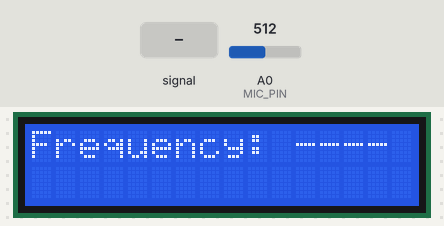
Recording of a sketch running on a simulated Arduino Uno, built with avr-gcc and run on an emulated ATmega328P. Shown: 16×2 character LCD. The inputs (shaded band) are chosen by the test bench; at power-on: A0 (MIC_PIN) = 512.

Above: at 1.2 s.
1.3 s: A0 (MIC_PIN) fed a 200 Hz sine of ±81 counts around its level
At 1.74 s:
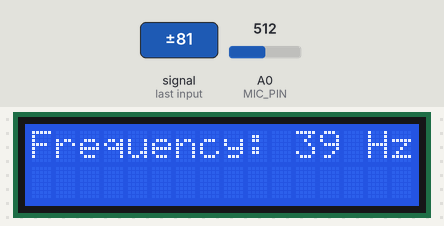
3.9 s: A0 (MIC_PIN) fed a 1000 Hz sine of ±255 counts around its level
At 4.41 s:
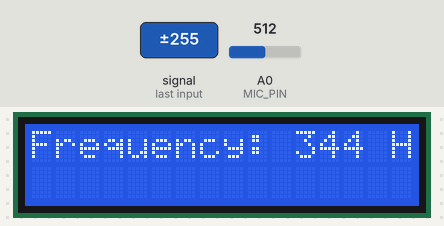
5.7 s: A0 (MIC_PIN) set to 716
At 6.6 s:
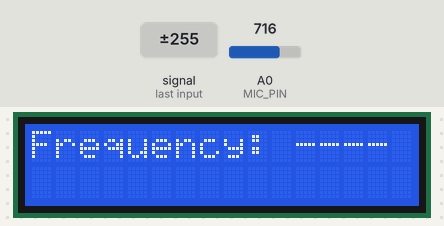
Timing chart, 0 to 8.7 s (numbered marks = the images above; inputs shaded):
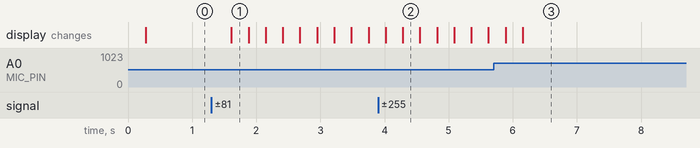

Measured:
- after the input at 1.3 s, the display: changes after 0.31 s (image 1)
- after the input at 5.7 s, the display: first differs from a run without the input after 0.45 s (image 3)

The sketch:

doppler.ino
```cpp
/*
--- start of header ---
doppler.ino
Takes analog input from microphone
Displays via LCD on Arduino

Last edit:
2025/05/08
by
Jordan Ashley @j-s-ashley

  The circuit:
 * LCD RS pin to digital pin 12
 * LCD Enable pin to digital pin 11
 * LCD D4 pin to digital pin 5
 * LCD D5 pin to digital pin 4
 * LCD D6 pin to digital pin 3
 * LCD D7 pin to digital pin 2
 * LCD R/W pin to ground
 * LCD VSS pin to ground
 * LCD VCC pin to 5V
 * 10K potentiometer
   * ends to +5V and ground
   * wiper to LCD VO pin (pin 3)
 * MAX4466 VCC pin to 3.3V
 * MAX4466 OUT pin to A0
 * MAX4466 GND pin to ground

--- end of header ---
*/


#define FFT_SPEED_OVER_PRECISION // use reciprocal multiplication for division + bonus speedups
#include <arduinoFFT.h>
#include <LiquidCrystal.h>

// Initialize the library by associating LCD interface pins
// with the arduino pin number it is connected to
const int rs = 12, en = 11, d4 = 5, d5 = 4, d6 = 3, d7 = 2;
LiquidCrystal lcd(rs, en, d4, d5, d6, d7);

// FFT setup
uint16_t FFTrefresh = 50;

#define MIC_PIN A0		// set arduino pin A0 as mic input
ArduinoFFT<double> FFT; 	// initialize FFT class object
const uint16_t samples = 128;	// set max samples held
double vReal[samples];
double vImag[samples];
const double samplingFrequency = 4000.0; // Hz

double lastPeak = 0.0;
const double alpha = 0.8; 	// smoothing factor
double peak = 0.0;

// Timing
unsigned long lastFFTTime = 0;

void setup() {
  lcd.begin(16, 2);
  lcd.print("Starting up...");
}

void loop() {								// hold FFT to refresh rate
  if (millis() - lastFFTTime > FFTrefresh) {
    runFFT();
    lastFFTTime = millis();
  }
}

void runFFT() {
  // Sample the microphone
  unsigned long startMicros = micros();					// timestamp in microseconds
  for (uint16_t i = 0; i < samples; i++) {				// limit samples taken
    // Sample every 1000000 / samplingFrequency seconds
    while (micros() - startMicros < (1000000.0 / samplingFrequency) * i);
    vReal[i] = analogRead(MIC_PIN);
    vImag[i] = 0.0;
  }

  // Remove DC offset
  double mean = 0;
  for (uint16_t i = 0; i < samples; i++) mean += vReal[i];
  mean /= samples;
  for (uint16_t i = 0; i < samples; i++) vReal[i] -= mean;

  // Perform FFT
  FFT.windowing(vReal, samples, FFT_WIN_TYP_HAMMING, FFT_FORWARD);	// weigh samples
  FFT.compute(vReal, vImag, samples, FFT_FORWARD);			// run calculations
  FFT.complexToMagnitude(vReal, vImag, samples);			// compute magnitude

  // Check signal strength
  double maxAmplitude = 0;
  for (uint16_t i = 1; i < samples / 2; i++) {
    if (vReal[i] > maxAmplitude) maxAmplitude = vReal[i];
  }

  if (maxAmplitude < 50) {
    displayFrequency(0); 						// Too quiet
    return;
  }

  // Calculate dominant frequency
  double rawPeak = FFT.majorPeak(vReal, samples, samplingFrequency);
  if (rawPeak < 60 || rawPeak > 2000) rawPeak = 0;

  // Smooth
  if (abs(rawPeak - lastPeak) < 20) {
    peak = lastPeak;
  } else {
    peak = alpha * lastPeak + (1.0 - alpha) * rawPeak;
  }
  lastPeak = peak;

  displayFrequency((int)peak);						// send frequency to LCD
}

void displayFrequency(int freq) {
  lcd.clear();
  lcd.setCursor(0, 0);

  if (freq == 0) {
    lcd.print("Frequency: ----");
  } else {
    lcd.print("Frequency: ");
    lcd.print(freq);
    lcd.print(" Hz");
  }
}
```
